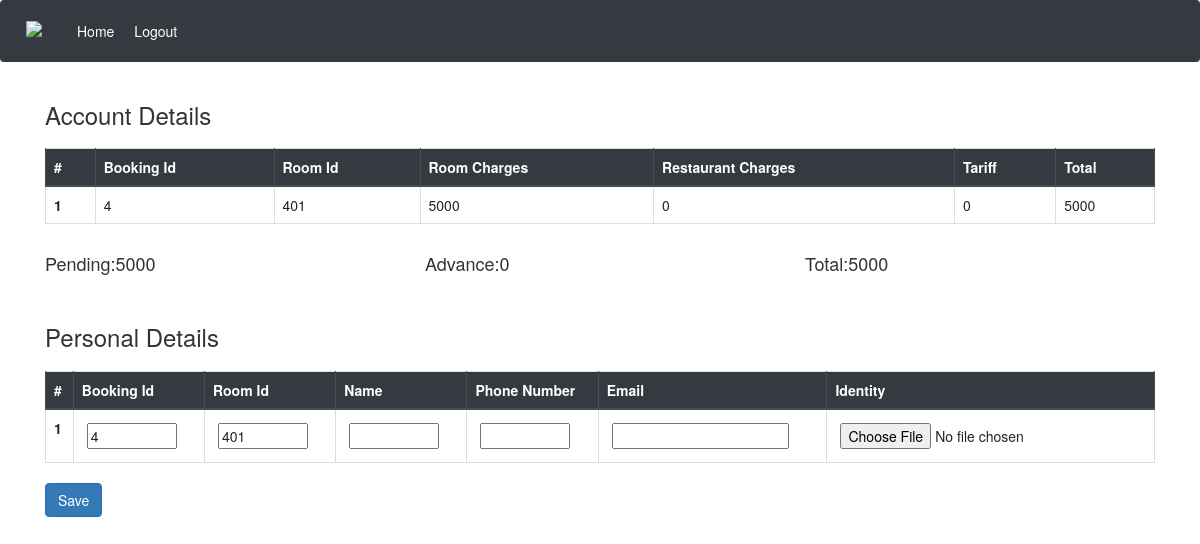
The app's page /details/4/ (signed in) with its own data.
### first_app/models.py (models this page shows)
class Accounts(models.Model):
	Booking_Id=models.IntegerField(default=0)
	Room_Id=models.IntegerField(default=0)
	Room_charges=models.IntegerField(default=0)
	Restaurant_charges=models.IntegerField(default=0)
	Tariff_charges=models.IntegerField(default=0)

class Room_Details(models.Model):
	CATEGORY=(('Economy','Economy'),('Deluxe','Deluxe'),('SuperDeluxe','SuperDeluxe'),('Suite','Suite'))
	VALUES=((1500,1500),(3000,3000),(4000,4000),(5000,5000))
	Room_Id=models.IntegerField(primary_key=True)
	Type=models.CharField(choices=CATEGORY,max_length=30)
	Price=models.IntegerField(choices=VALUES)

### first_app/decorators.py (the view)
		def wrapper_func(request,*args,**kwargs):
			username=request.user.username
			user=User.objects.get(username=username)
			print(user)
			userr=Userr.objects.get(user=user)
			print(userr)
			status=userr.status
			print(status)
			if status in allowed:
				return view_func(request,*args,**kwargs)
			else:
				return HttpResponse("You are not authorized to view this page")

### first_app/forms.py
class GuestForm(ModelForm):
	class Meta:
		model=Personal
		fields=['Booking_Id','Room_Id','Name','Email','PhoneNumber','identity']

### templates/first_app/guest_details.html (shortened to what this page needs)
<!DOCTYPE html>
{% load staticfiles %}
<html>
<head>
  <link rel="stylesheet" href="https://stackpath.bootstrapcdn.com/bootstrap/4.3.1/css/bootstrap.min.css">
   <link rel="stylesheet" type="text/css" href="{% static 'first_app\fontawesome-free-5.11.2-web\css\all.css' %}">
<link rel="stylesheet" type="text/css" href="{% static 'first_app\bootstrap\css\bootstrap.css' %}" >
  <link rel="stylesheet" href="https://maxcdn.bootstrapcdn.com/bootstrap/3.4.1/css/bootstrap.min.css">
  <link rel="stylesheet" href="//code.jquery.com/ui/1.12.1/themes/base/jquery-ui.css">
</head>
<body>
  <nav class="navbar navbar-expand-lg navbar-dark bg-dark" >
  <a class="navbar-brand" href="#"><img style="height: 30px" src="{% static 'first_app/images/nuno.png' %}"></a>
        <a class="nav-link" href="{% url 'reception' %}" style=" text-align: right;"><span style="color: white;">Home </span><span class="sr-only">(current)</span></a>
        <a class="nav-link" href="{% url 'logout' %}" style=" text-align: right;"><span style="color: white;">Logout <span class="sr-only">(current)</span></a>
  </nav>
  <div class="container">
     <h3 style="margin-top: 20px;">Account Details</h3>
  <table class="table table-bordered">
  <thead class="thead-dark">
    <tr>
      <th scope="col">#</th>
      <th scope="col">Booking Id</th>
      <th scope="col">Room Id</th>
      <th scope="col">Room Charges</th>
      <th scope="col">Restaurant Charges</th>
      <th scope="col">Tariff</th>
      <th scope="col">Total</th>
    </tr>
  </thead>
  <tbody>
    {% for d,t in accounts %}
    <tr>
      <th scope="row">{{forloop.counter}}</th>
      <td>{{d.Booking_Id}}</td>
      <td>{{d.Room_Id}}</td>
      <td>{{d.Room_charges}}</td>
      <td>{{d.Restaurant_charges}}</td>
      <td>{{d.Tariff_charges}}</td>
      <td>{{t}}</td>
    </tr>
    {% endfor %}
      </tbody>
</table>
<div class="row">
  <div class="col-lg-4"><h4>Pending:{{pending}}</h4></div>
  <div class="col-lg-4"><h4>Advance:{{advance}}</h4></div>
  <div class="col-lg-4"><h4>Total:{{overall}}</h4></div>
</div>
    <h3 style="margin-top: 40px;">Personal Details</h3>
  {% if details %}
  <table class="table table-bordered">
  <thead class="thead-dark">
    <tr>
      <th scope="col">#</th>
      <th scope="col">Booking Id</th>
      <th scope="col">Room Id</th>
      <th scope="col">Name</th>
      <th scope="col">Phone Number</th>
      <th scope="col">Email</th>
      <th scope="col">Identity</th>
    </tr>
  </thead>
  <tbody>
    {% for d in details %}
    <tr>
      <th scope="row">{{forloop.counter}}</th>
      <td>{{d.Booking_Id}}</td>
      <td>{{d.Room_Id}}</td>
      <td>{{d.Name}}</td>
      <td>{{d.PhoneNumber}}</td>
      <td>{{d.Email}}</td>
      <td><img style="height: 220px; width: 350px" src="{{ d.identity.url }}"></td>
    </tr>
    {% endfor %}
      </tbody>
</table>
  {% else %}
   <form id="my_form" class="m_form" enctype="multipart/form-data" method="POST">
  <table class="table table-bordered">
  <thead class="thead-dark">
    <tr>
      <th scope="col">#</th>
      <th scope="col">Booking Id</th>
      <th scope="col">Room Id</th>
      <th scope="col">Name</th>
      <th scope="col">Phone Number</th>
      <th scope="col">Email</th>
      <th scope="col">Identity</th>
    </tr>
  </thead>
  <tbody>
    {% for d in rooms.all %}
    <tr>
      <th scope="row">{{forloop.counter}}</th>
      <td></td>
      <td></td>
      <td></td>
      <td></td>
      <td></td>
      <td></td>
    </tr>
    {% endfor %}
      </tbody>
</table>
<button type="submit" class="btn btn-primary">Save</button>
        </form>
    </div>
{% endif %}
</body>
</html>

### templates/first_app/guest_details.html (style rules this page uses)
table { margin-top: 20px; }

### records on screen
Accounts: Booking_Id "4", Room_Id "401", Room_charges "5000", Restaurant_charges "0", Tariff_charges "0"

### other values on screen
{{ pending }} "5000"
{{ advance }} "0"
{{ overall }} "5000"
